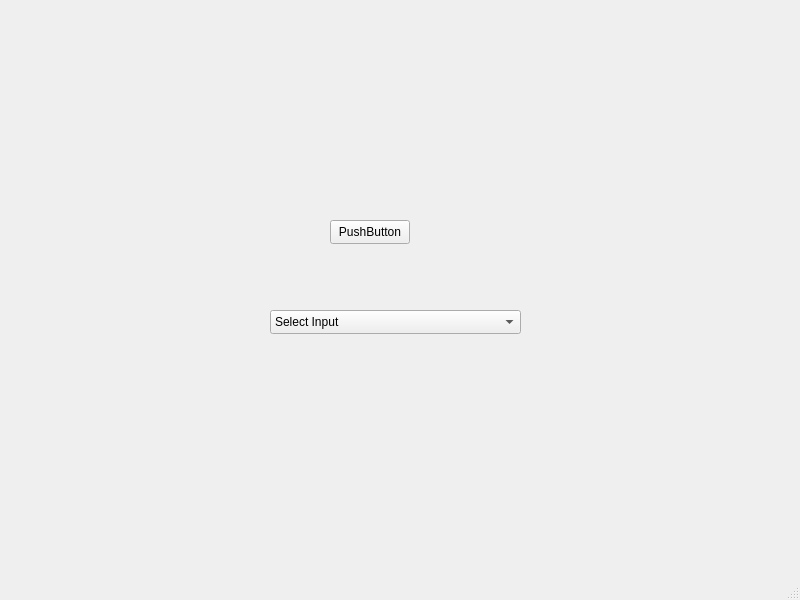
<?xml version="1.0" encoding="UTF-8"?>
<ui version="4.0">
 <class>MainWindow</class>
 <widget class="QMainWindow" name="MainWindow">
  <property name="geometry">
   <rect>
    <x>0</x>
    <y>0</y>
    <width>800</width>
    <height>600</height>
   </rect>
  </property>
  <property name="windowTitle">
   <string>MainWindow</string>
  </property>
  <widget class="QWidget" name="centralwidget">
   <widget class="QPushButton" name="pushButton">
    <property name="geometry">
     <rect>
      <x>330</x>
      <y>220</y>
      <width>80</width>
      <height>24</height>
     </rect>
    </property>
    <property name="text">
     <string>PushButton</string>
    </property>
   </widget>
   <widget class="QComboBox" name="comboBox">
    <property name="geometry">
     <rect>
      <x>270</x>
      <y>310</y>
      <width>251</width>
      <height>24</height>
     </rect>
    </property>
    <item>
     <property name="text">
      <string>Select Input</string>
     </property>
    </item>
   </widget>
  </widget>
  <widget class="QMenuBar" name="menubar">
   <property name="geometry">
    <rect>
     <x>0</x>
     <y>0</y>
     <width>800</width>
     <height>21</height>
    </rect>
   </property>
  </widget>
  <widget class="QStatusBar" name="statusbar"/>
 </widget>
 <resources/>
 <connections/>
</ui>
